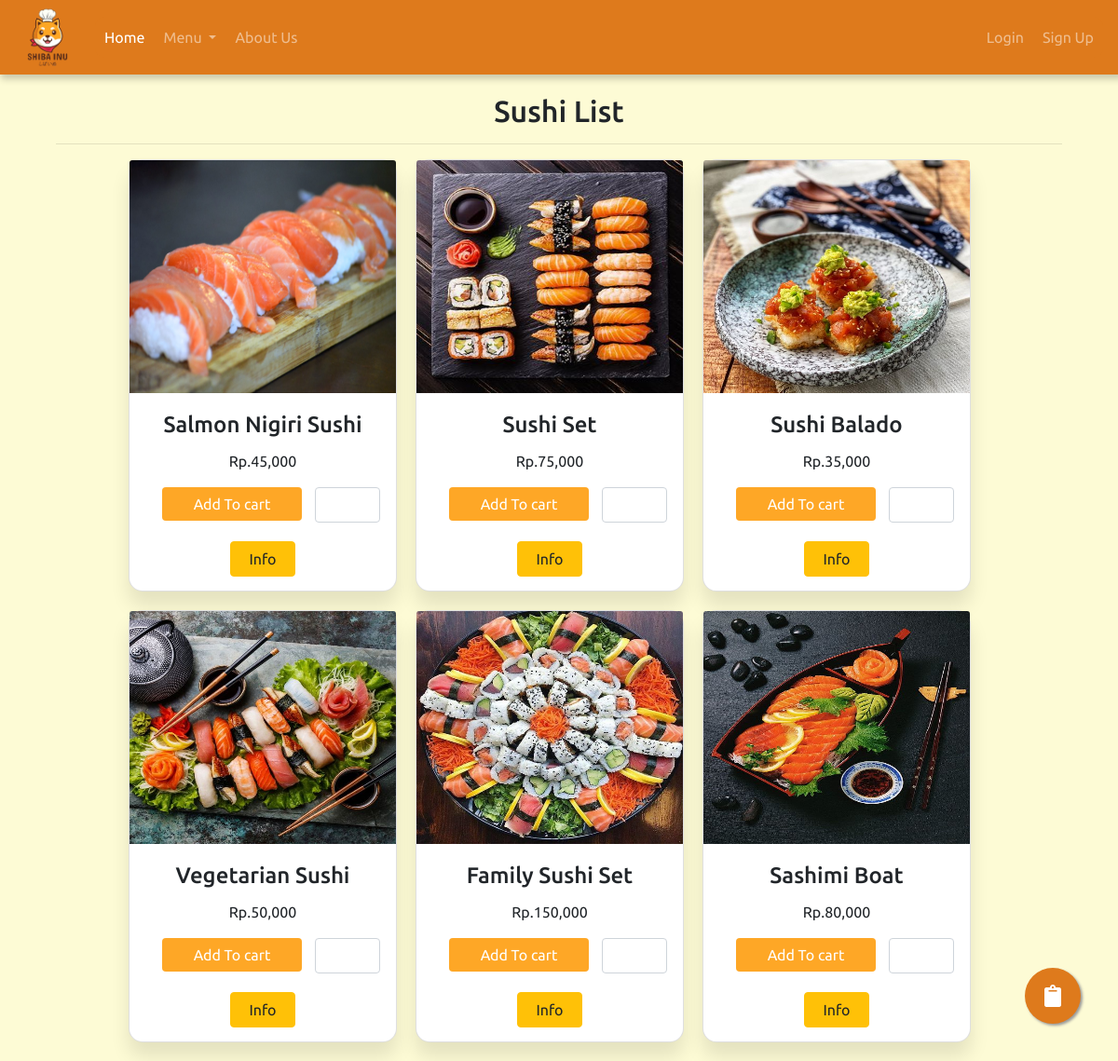
Page /Menu/Sushi.php on the committed database.
### tables this page shows
CREATE TABLE `menu` (
  `id_menu` int(10) NOT NULL,
  `id_kategori` int(11) NOT NULL,
  `nama_menu` varchar(50) NOT NULL,
  `harga_menu` int(11) NOT NULL,
  `deskripsi` varchar(100) NOT NULL,
  `image` varchar(65) NOT NULL
);

### Menu/Sushi.php (the view, shortened to what this page needs)
<?php
require 'function.php';
$result = mysqli_query($koneksi, "SELECT * FROM menu JOIN kategori USING(id_kategori) WHERE nama_kategori ='sushi'");
?>
<!Doctype html>
<html>
    <head>
        <link rel="stylesheet" href="https://stackpath.bootstrapcdn.com/bootstrap/4.3.1/css/bootstrap.min.css">
        <link rel="stylesheet" href="https://use.fontawesome.com/releases/v5.7.0/css/all.css">
        <link href="https://unpkg.com/aos@2.3.1/dist/aos.css" rel="stylesheet">
    </head>
    <body>
        <nav class="navbar navbar-expand-lg nav-color navbar-dark fixed-top">
            <a class="navbar-brand" href="#">
                <img src="../images/pemweb_logo.png" width="70" height="70" alt="">
            </a>
            <div class="collapse navbar-collapse navbar-dark" style="width: 40%; background-color: #de7a1c; border-radius: 10px;" id="navbarSupportedContent">
                <ul class="navbar-nav mr-auto">
                    <li class="nav-item active">
                        <a class="nav-link" style="padding: 10px;" href="../index.php">Home</a>
                    </li>
                    <li class="nav-item dropdown">
                        <a class="nav-link dropdown-toggle" style="padding: 10px;" href="#" id="navbarDropdownMenuLink" data-toggle="dropdown" aria-haspopup="true" aria-expanded="false">
                        Menu
                        </a>
                    </li>
                    <li class="nav-item">
                        <a class="nav-link" style="padding: 10px;" href="../about_us/about_us.php">About Us</a>
                    </li>
                </ul>
                <?php if(!isset($_SESSION['login'])) : ?>
                <ul class="navbar-nav navbar-right">
                    <li class="nav-item">
                        <a class="nav-link" style="padding: 10px;" href="../login/login.php">Login</a>
                    </li>
                    <li class="nav-item">
                        <a class="nav-link" style="padding: 10px;" href="../regis/registrasi.php">Sign Up</a>
                    </li>
                </ul>
                <?php endif; ?>
            </div>
        </nav>
        <section class = "Content" style="margin-top: 100px">
            <div class="container">
                <div class="row">
                    <div class="col-md-12 text-center">
                    <h2>Sushi List</h2>
                    <hr>
                    </div>
                </div>
                <div class="row">
                    <?php while($info = mysqli_fetch_assoc($result) ) : ?>
                            <div class="card" style="width: 18rem; margin-right:20px; margin-bottom:20px;background-color:white;border-radius: 15px;box-shadow: 0px 15px 20px rgba(0,0,0,0.1);">
                                <form method="post" action="order.php">
                                    <a ><img class="card-img-top image view_info" src="../images/<?php echo $info["image"]; ?>" alt="Card image cap"></a>
                                    <div class="card-body text-center">
                                        <h4 class="card-title" name="menu_nama"><?php echo $info["nama_menu"]; ?></h4>
                                        <p class="card-text">Rp.<?=  number_format($info["harga_menu"]); ?></p>
                                        <div class="row">
                                            <div class="col-8">
                                                <input type="submit" name="add_to_cart" class="btn btn-primary" style="background-color:#fea726;width:150px; color:white;border:none;" value="Add To cart"></input>
                                            </div>
                                            <div class="col-4">
                                                <input type="number" min="1" name="quantity"  class="form-control" style="width:70px; boder:#d4d6d9;" required/>
                                            </div>
                                        </div>
                                    </div>
                                </form>
                                <div class="row">
                                    <form action="" method="post">
                                        <input type="submit" class="btn btn-warning" value="Info" name="detailMenu" href="modal.php?id=<?= $info["id_menu"]; ?>" style="width:70px; margin-bottom: 15px">
                                    </form>
                                </div>
                            </div>
                    <?php endwhile;?>
                </div>
            </div>
        </section>
        <?php if(!isset($_SESSION['login'])) : ?>
            <a href="../login/login.php" class="float">
                <i class="fa fa-clipboard my-float"></i>
            </a>
        <?php endif; ?>
    </body>
</html>

### Menu/Sushi.php (style rules this page uses)
body { font-family: 'Ubuntu', sans-serif; background-color:#fdfbd5; }
.nav-color { background-color: #de7a1c; color: red; }
a { color: white; }
.navbar { height: 80px; box-shadow: 3px 3px 7px 2px rgba(0, 0, 0, 0.2); }
.container { width: 100%; }
.row { display: flex; justify-content: center; margin: 0 auto; }
.image { width:100%; height:250px; }
input { width:45px; }
.float { position:fixed; width:60px; height:60px; bottom:40px; right:40px; background-color:#de7a1c; color:#FFF; border-radius:50px; text-align:center; box-shadow: 2px 2px 3px #999; }
.my-float { font-size:24px; margin-top:18px; }

### rows in the picture
menu: image (picture), nama_menu "Salmon Nigiri Sushi", harga_menu "45,000"
menu: image (picture), nama_menu "Sushi Set", harga_menu "75,000"
menu: image (picture), nama_menu "Sushi Balado", harga_menu "35,000"
menu: image (picture), nama_menu "Vegetarian Sushi", harga_menu "50,000"
menu: image (picture), nama_menu "Family Sushi Set", harga_menu "150,000"
menu: image (picture), nama_menu "Sashimi Boat", harga_menu "80,000"
